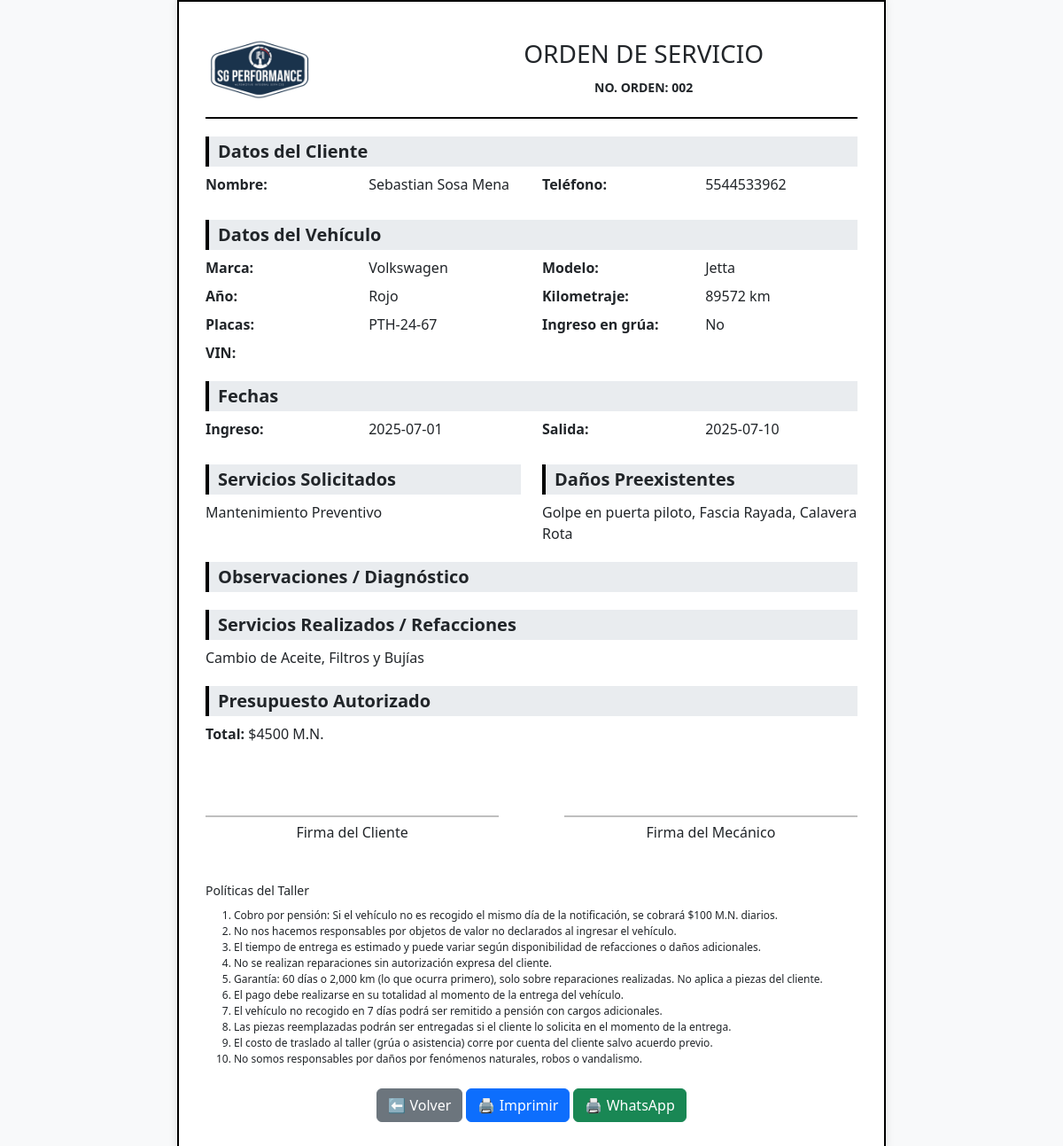
Screenshot of /orden/2 with the database file from the repository.
### tables this page shows
CREATE TABLE orden_servicio (
            id INTEGER PRIMARY KEY AUTOINCREMENT,
            marca TEXT,
            modelo TEXT,
            color TEXT,
            kilometraje TEXT,
            placas TEXT,
            ingreso_grua TEXT,
            ingreso TEXT,
            salida TEXT,
            nombre TEXT,
            telefono TEXT,
            servicios TEXT,
            danos TEXT,
            observaciones TEXT,
            realizados TEXT,
            presupuesto TEXT
        );

### app.py (the view)
@app.route("/orden/<int:orden_id>")
def detalle(orden_id):
    conn = sqlite3.connect("db.sqlite3")
    cursor = conn.cursor()
    cursor.execute("SELECT * FROM orden_servicio WHERE id = ?", (orden_id,))
    orden = cursor.fetchone()
    conn.close()
    return render_template("detalle_orden.html", orden=orden)

### templates/detalle_orden.html (shortened to what this page needs)
<!DOCTYPE html>
<html lang="es">
<head>
    <link rel="stylesheet" href="https://cdn.jsdelivr.net/npm/bootstrap@5.3.0/dist/css/bootstrap.min.css">
</head>
<body>
    <div class="orden-container">
        <div class="titulo">
            <div class="row align-items-center">
                <div class="col-4 text-start">
                    <img src="{{ url_for('static', filename='img/logo.jpg') }}" alt="Logo Taller"
                        style="max-height: 90px; max-width: 100%;">
                </div>
                <div class="col-8">
                    <h3>ORDEN DE SERVICIO</h3>
                    <small>No. Orden: 00{{ orden[0] }}</small>
                </div>
            </div>
        </div>
        <div class="seccion">
            <h5>Datos del Cliente</h5>
            <div class="row">
                <div class="col">
                    <div class="campo"><b>Nombre:</b> {{ orden[9] }}</div>
                </div>
                <div class="col">
                    <div class="campo"><b>Teléfono:</b> {{ orden[10] }}</div>
                </div>
            </div>
        </div>
        <div class="seccion">
            <h5>Datos del Vehículo</h5>
            <div class="row">
                <div class="col">
                    <div class="campo"><b>Marca:</b> {{ orden[1] }}</div>
                </div>
                <div class="col">
                    <div class="campo"><b>Modelo:</b> {{ orden[2] }}</div>
                </div>
            </div>
            <div class="row">
                <div class="col">
                    <div class="campo"><b>Año:</b> {{ orden[3] }}</div>
                </div>
                <div class="col">
                    <div class="campo"><b>Kilometraje:</b> {{ orden[4] }} km</div>
                </div>
            </div>
            <div class="row">
                <div class="col">
                    <div class="campo"><b>Placas:</b> {{ orden[5] }}</div>
                </div>
                <div class="col">
                    <div class="campo"><b>Ingreso en grúa:</b> {{ orden[6] }}</div>
                </div>
            </div>
            <div class="row">
                <div class="col"><b>VIN:</b> {{ orden[]}}</div>
            </div>
        </div>
        <div class="seccion">
            <h5>Fechas</h5>
            <div class="row">
                <div class="col">
                    <div class="campo"><b>Ingreso:</b> {{ orden[7] }}</div>
                </div>
                <div class="col">
                    <div class="campo"><b>Salida:</b> {{ orden[8] }}</div>
                </div>
            </div>
        </div>
        <div class="row">
            <div class="col">
                <div class="seccion">
                    <h5>Servicios Solicitados</h5>
                    <p>{{ orden[11] }}</p>
                </div>
            </div>
            <div class="col">
                <div class="seccion">
                    <h5>Daños Preexistentes</h5>
                    <p>{{ orden[12] }}</p>
                </div>
            </div>
        </div>
        <div class="seccion">
            <h5>Observaciones / Diagnóstico</h5>
        </div>
        <div class="seccion">
            <h5>Servicios Realizados / Refacciones</h5>
            <p>{{ orden[14] }}</p>
        </div>
        <div class="seccion">
            <h5>Presupuesto Autorizado</h5>
            <p><b>Total:</b> ${{ orden[15] }} M.N.</p>
        </div>
        <div class="firmas">
            <div>
                <hr>
                <p>Firma del Cliente</p>
            </div>
            <div>
                <hr>
                <p>Firma del Mecánico</p>
            </div>
        </div>
        <div class="politicas">
            <h5>Políticas del Taller</h5>
            <ol>
                <li>Cobro por pensión: Si el vehículo no es recogido el mismo día de la notificación, se cobrará $100
                    M.N. diarios.</li>
                <li>No nos hacemos responsables por objetos de valor no declarados al ingresar el vehículo.</li>
                <li>El tiempo de entrega es estimado y puede variar según disponibilidad de refacciones o daños
                    adicionales.</li>
                <li>No se realizan reparaciones sin autorización expresa del cliente.</li>
                <li>Garantía: 60 días o 2,000 km (lo que ocurra primero), solo sobre reparaciones realizadas. No aplica
                    a piezas del cliente.</li>
                <li>El pago debe realizarse en su totalidad al momento de la entrega del vehículo.</li>
                <li>El vehículo no recogido en 7 días podrá ser remitido a pensión con cargos adicionales.</li>
                <li>Las piezas reemplazadas podrán ser entregadas si el cliente lo solicita en el momento de la entrega.
                </li>
                <li>El costo de traslado al taller (grúa o asistencia) corre por cuenta del cliente salvo acuerdo
                    previo.</li>
                <li>No somos responsables por daños por fenómenos naturales, robos o vandalismo.</li>
            </ol>
        </div>
        <div class="text-center mt-4">
            <a href="{{ url_for('index') }}" class="btn btn-secondary">⬅ Volver</a>
            <button class="btn btn-primary" onclick="window.print()">🖨 Imprimir</button>
            <button class="btn btn-success" onclick="">🖨 WhatsApp</button>
        </div>
    </div>
</body>
</html>

### templates/detalle_orden.html (style rules this page uses)
body { background: #f8f9fa; }
.orden-container { background: #fff; border: 2px solid #000; padding: 30px; max-width: 800px; margin: auto; box-shadow: 0 0 10px rgba(0, 0, 0, 0.1); }
.titulo { text-align: center; font-weight: bold; text-transform: uppercase; border-bottom: 2px solid #000; margin-bottom: 20px; padding-bottom: 10px; }
.seccion { margin-bottom: 20px; }
.seccion h5 { background: #e9ecef; padding: 5px 10px; font-weight: bold; border-left: 4px solid #000; }
.campo { margin-bottom: 8px; }
.campo b { display: inline-block; width: 180px; }
.firmas { margin-top: 40px; display: flex; justify-content: space-between; }
.firmas div { text-align: center; width: 45%; }
.firmas hr { border: 1px solid #000; margin: 40px 0 5px; }
.politicas { font-size: 12px; margin-top: 30px; text-align: justify; }
.politicas h5 { font-size: 14px; margin-bottom: 10px; }

### rows the page displays
orden_servicio: id "2", nombre "Sebastian Sosa Mena", telefono "5544533962", marca "Volkswagen", modelo "Jetta", color "Rojo", kilometraje "89572", placas "PTH-24-67", ingreso_grua "No", ingreso "2025-07-01", salida "2025-07-10", servicios "Mantenimiento Preventivo", danos "Golpe en puerta piloto, Fascia Rayada, Calavera Rota", realizados "Cambio de Aceite, Filtros y Bujías", presupuesto "4500"
